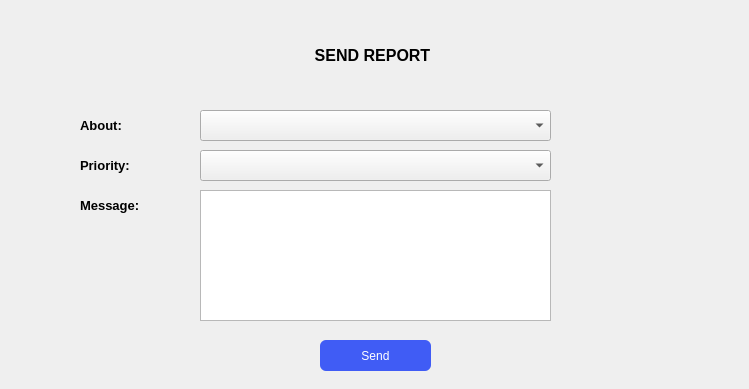
<?xml version="1.0" encoding="UTF-8"?>
<ui version="4.0">
 <class>ReportFormUI</class>
 <widget class="QWidget" name="ReportFormUI">
  <property name="windowModality">
   <enum>Qt::ApplicationModal</enum>
  </property>
  <property name="geometry">
   <rect>
    <x>0</x>
    <y>0</y>
    <width>749</width>
    <height>389</height>
   </rect>
  </property>
  <property name="windowTitle">
   <string>Form</string>
  </property>
  <widget class="QLabel" name="label">
   <property name="geometry">
    <rect>
     <x>272</x>
     <y>30</y>
     <width>201</width>
     <height>51</height>
    </rect>
   </property>
   <property name="font">
    <font>
     <pointsize>12</pointsize>
     <bold>true</bold>
    </font>
   </property>
   <property name="text">
    <string>SEND REPORT</string>
   </property>
   <property name="alignment">
    <set>Qt::AlignCenter</set>
   </property>
  </widget>
  <widget class="QComboBox" name="comboBox">
   <property name="geometry">
    <rect>
     <x>200</x>
     <y>110</y>
     <width>351</width>
     <height>31</height>
    </rect>
   </property>
   <property name="placeholderText">
    <string>Choose one</string>
   </property>
  </widget>
  <widget class="QLabel" name="label_2">
   <property name="geometry">
    <rect>
     <x>80</x>
     <y>110</y>
     <width>81</width>
     <height>31</height>
    </rect>
   </property>
   <property name="font">
    <font>
     <pointsize>10</pointsize>
     <bold>true</bold>
    </font>
   </property>
   <property name="text">
    <string>About:</string>
   </property>
  </widget>
  <widget class="QLabel" name="label_3">
   <property name="geometry">
    <rect>
     <x>80</x>
     <y>190</y>
     <width>81</width>
     <height>31</height>
    </rect>
   </property>
   <property name="font">
    <font>
     <pointsize>10</pointsize>
     <bold>true</bold>
    </font>
   </property>
   <property name="text">
    <string>Message:</string>
   </property>
  </widget>
  <widget class="QTextEdit" name="message">
   <property name="geometry">
    <rect>
     <x>200</x>
     <y>190</y>
     <width>351</width>
     <height>131</height>
    </rect>
   </property>
  </widget>
  <widget class="QPushButton" name="pushButton">
   <property name="geometry">
    <rect>
     <x>320</x>
     <y>340</y>
     <width>111</width>
     <height>31</height>
    </rect>
   </property>
   <property name="styleSheet">
    <string notr="true">QPushButton {
          background-color: #405cf5;
          color: #fff; 
          border-radius: 6px;
      } 
      QPushButton:hover { 
          background-color: rgb(55, 45, 135);
      }
      QPushButton:hover:!pressed{
          border: 1.5px solid rgb(50, 45, 50);
      }</string>
   </property>
   <property name="text">
    <string>Send</string>
   </property>
  </widget>
  <widget class="QLabel" name="label_4">
   <property name="geometry">
    <rect>
     <x>80</x>
     <y>150</y>
     <width>81</width>
     <height>31</height>
    </rect>
   </property>
   <property name="font">
    <font>
     <pointsize>10</pointsize>
     <bold>true</bold>
    </font>
   </property>
   <property name="text">
    <string>Priority:</string>
   </property>
  </widget>
  <widget class="QComboBox" name="comboBox_2">
   <property name="geometry">
    <rect>
     <x>200</x>
     <y>150</y>
     <width>351</width>
     <height>31</height>
    </rect>
   </property>
   <property name="placeholderText">
    <string>Choose one</string>
   </property>
  </widget>
 </widget>
 <resources/>
 <connections/>
</ui>
